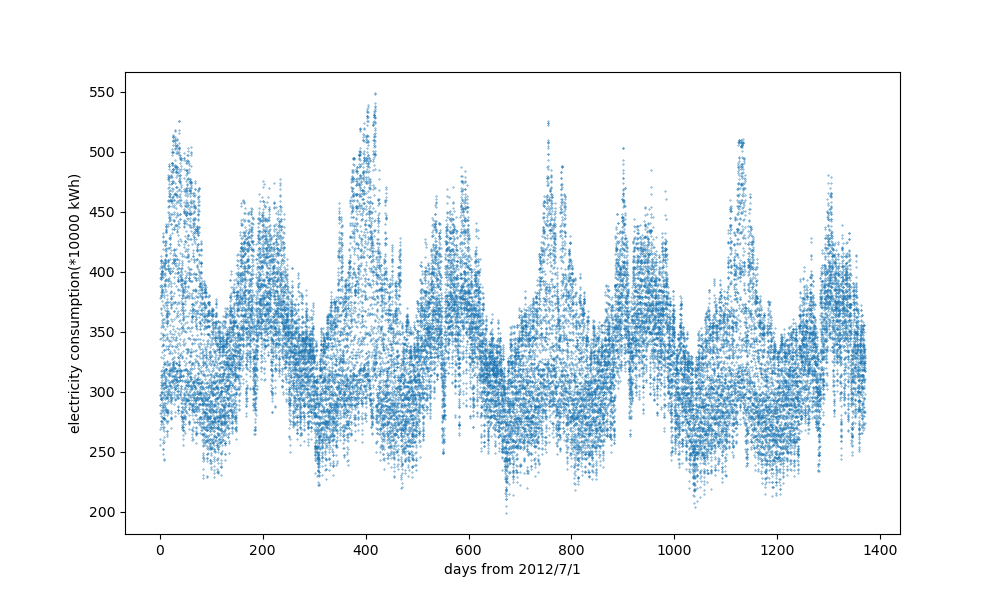

This chart was generated by the following Python code:
# coding: utf-8
import pandas as pd

# 读取四国用电的电力消费量数据
ed = [pd.read_csv(
    'shikoku_electricity_%d.csv' % year,
    skiprows=3,
    names=['DATE', 'TIME', 'consumption'],
    parse_dates={'date_hour': ['DATE', 'TIME']},
    index_col = "date_hour")
    for year in [2012, 2013, 2014, 2015, 2016]
]

elec_data = pd.concat(ed)

# -- 可视化 --
import matplotlib.pyplot as plt

# 设定图像的尺寸
plt.figure(figsize=(10, 6))

# 生成数据数列图表
delta = elec_data.index - pd.to_datetime('2012/07/01 00:00:00')
elec_data['time'] = delta.days + delta.seconds / 3600.0 / 24.0

plt.scatter(elec_data['time'], elec_data['consumption'], s=0.1)
plt.xlabel('days from 2012/7/1')
plt.ylabel('electricity consumption(*10000 kWh)')

# 保存图表
plt.savefig('7-4-1-1-graph.png')
